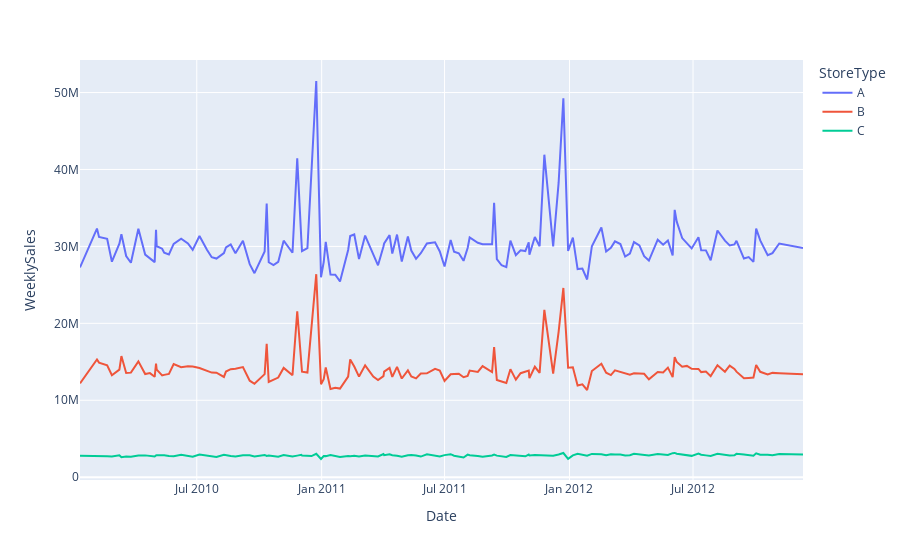

Write notebook code for a chart like this one.
### Code cell
px.line(df.groupby(['Date', 'StoreType'], as_index = False)[['WeeklySales']].sum(),
    x='Date',
    y='WeeklySales',
    color="StoreType")

### Figure 1 — Plotly figure (JSON) as saved in the notebook; plotly's stock layout.template omitted (floating-point values rounded to 4 significant figures; data arrays with more than 128 entries replaced by an {"elided": "..."} marker saying what was removed)
{"data": [{"hovertemplate": "StoreType=A<br>Date=%{x}<br>WeeklySales=%{y}<extra></extra>", "legendgroup": "A", "line": {"color": "#636efa", "dash": "solid"}, "marker": {"symbol": "circle"}, "mode": "lines", "name": "A", "orientation": "v", "showlegend": true, "type": "scatter", "x": {"elided": "143 str values"}, "xaxis": "x", "y": {"elided": "143 float values"}, "yaxis": "y"}, {"hovertemplate": "StoreType=B<br>Date=%{x}<br>WeeklySales=%{y}<extra></extra>", "legendgroup": "B", "line": {"color": "#EF553B", "dash": "solid"}, "marker": {"symbol": "circle"}, "mode": "lines", "name": "B", "orientation": "v", "showlegend": true, "type": "scatter", "x": {"elided": "143 str values"}, "xaxis": "x", "y": {"elided": "143 float values"}, "yaxis": "y"}, {"hovertemplate": "StoreType=C<br>Date=%{x}<br>WeeklySales=%{y}<extra></extra>", "legendgroup": "C", "line": {"color": "#00cc96", "dash": "solid"}, "marker": {"symbol": "circle"}, "mode": "lines", "name": "C", "orientation": "v", "showlegend": true, "type": "scatter", "x": {"elided": "143 str values"}, "xaxis": "x", "y": {"elided": "143 float values"}, "yaxis": "y"}], "layout": {"legend": {"title": {"text": "StoreType"}, "tracegroupgap": 0}, "margin": {"t": 60}, "xaxis": {"anchor": "y", "domain": [0, 1], "title": {"text": "Date"}}, "yaxis": {"anchor": "x", "domain": [0, 1], "title": {"text": "WeeklySales"}}}}
